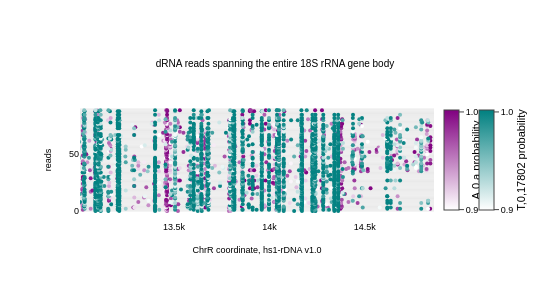

Notebook source saved alongside this figure:
### Code cell
fig = plot_read_browser.plot_read_browser(
    mod_file_name=rrna_extract,
    region = f"chrR:{12996+10}-{14864-00}",
    # motifs=["HRT,2,17802","DRACH,2,a"],
    motifs = ["A,0,a","T,0,17802"],
    sort_by="read_end",
    thresh=0.9,
    width=0.5,
    span_full_window=True,
    # size=2,
    colorscales={
        "GTTC,2,17802":["white","teal"],
        "TSTAG,2,17802":["white","green"],
        "DRACH,2,a":["white","purple"],
        "T,0,17802":["white","teal"],
        "A,0,a":["white","purple"],
        },
)
fig.update_layout(
    width=550,# these values are in pixels
    height=300,    
    title={
        'text': "dRNA reads spanning the entire 18S rRNA gene body",
        'x': 0.5,
        'xanchor': 'center',
        'y': 0.8,  # Adjust the vertical position of the title
        'yanchor': 'top',
        'pad': {'b': 10},
        'font': dict(family='Arial', color='black', size=10)
    },
    xaxis_title={
        'text': 'ChrR coordinate, hs1-rDNA v1.0',
        'font': dict(family='Arial', color='black', size=9)
    },
    yaxis_title={
        'text': 'reads',
        'font': dict(family='Arial', color='black', size=9)
    },
    font=dict(family='Arial', color='black', size=9),
    legend_font=dict(family='Arial', color='black', size=9)
)
fig.write_image(figure_dir / "18SRNA_spanning_read_browser.svg", format="svg")
display(fig)

### Figure 1 — Plotly figure (JSON) as saved in the notebook; plotly's stock layout.template omitted (floating-point values rounded to 4 significant figures; data arrays with more than 128 entries replaced by an {"elided": "..."} marker saying what was removed)
{"data": [{"hoverinfo": "text", "hovertext": "733fd2fd-cd11-4f4f-8c55-7df9285bd9d6", "line": {"color": "lightgrey", "width": 0.5}, "mode": "lines", "showlegend": false, "type": "scatter", "x": [9771, 42046], "y": [90, 90]}, {"hoverinfo": "text", "hovertext": "7b3ee1b6-8361-4d0d-afe8-2aab39971945", "line": {"color": "lightgrey", "width": 0.5}, "mode": "lines", "showlegend": false, "type": "scatter", "x": [10460, 31098], "y": [89, 89]}, {"hoverinfo": "text", "hovertext": "b20cfcba-5579-476d-914a-aef8d15899b4", "line": {"color": "lightgrey", "width": 0.5}, "mode": "lines", "showlegend": false, "type": "scatter", "x": [9782, 27158], "y": [88, 88]}, {"hoverinfo": "text", "hovertext": "58a0835e-b8ae-432a-89d4-cc496ea4a49f", "line": {"color": "lightgrey", "width": 0.5}, "mode": "lines", "showlegend": false, "type": "scatter", "x": [9781, 27133], "y": [87, 87]}, {"hoverinfo": "text", "hovertext": "fc382097-4705-4ffc-a7a1-a7aaaaa81e7e", "line": {"color": "lightgrey", "width": 0.5}, "mode": "lines", "showlegend": false, "type": "scatter", "x": [2133, 19023], "y": [83, 83]}, {"hoverinfo": "text", "hovertext": "41830d3c-ebfa-4373-8f19-0eac95a2d563", "line": {"color": "lightgrey", "width": 0.5}, "mode": "lines", "showlegend": false, "type": "scatter", "x": [9772, 22657], "y": [84, 84]}, {"hoverinfo": "text", "hovertext": "3a346169-add0-4a11-86e2-dfcf3e6a5776", "line": {"color": "lightgrey", "width": 0.5}, "mode": "lines", "showlegend": false, "type": "scatter", "x": [10900, 23431], "y": [86, 86]}, {"hoverinfo": "text", "hovertext": "0ea28688-0bab-40f0-a82e-4e1c4d8f1f05", "line": {"color": "lightgrey", "width": 0.5}, "mode": "lines", "showlegend": false, "type": "scatter", "x": [11440, 22708], "y": [85, 85]}, {"hoverinfo": "text", "hovertext": "fc26ba37-82ba-4592-ae86-148895f2185d", "line": {"color": "lightgrey", "width": 0.5}, "mode": "lines", "showlegend": false, "type": "scatter", "x": [9778, 16758], "y": [81, 81]}, {"hoverinfo": "text", "hovertext": "02488542-919c-4b10-8bbe-2b5257013930", "line": {"color": "lightgrey", "width": 0.5}, "mode": "lines", "showlegend": false, "type": "scatter", "x": [9772, 16717], "y": [80, 80]}, {"hoverinfo": "text", "hovertext": "6f80e1c8-2fe0-4533-93dc-2efffb4c0c97", "line": {"color": "lightgrey", "width": 0.5}, "mode": "lines", "showlegend": false, "type": "scatter", "x": [9778, 16660], "y": [78, 78]}, {"hoverinfo": "text", "hovertext": "de282914-0182-48f8-bb2d-cdd890b9e8fd", "line": {"color": "lightgrey", "width": 0.5}, "mode": "lines", "showlegend": false, "type": "scatter", "x": [12483, 18674], "y": [82, 82]}, {"hoverinfo": "text", "hovertext": "38a6fa43-9642-4775-b3f5-59401842cb25", "line": {"color": "lightgrey", "width": 0.5}, "mode": "lines", "showlegend": false, "type": "scatter", "x": [9772, 15732], "y": [72, 72]}, {"hoverinfo": "text", "hovertext": "14301596-2de1-4007-9c37-96f4723e78bf", "line": {"color": "lightgrey", "width": 0.5}, "mode": "lines", "showlegend": false, "type": "scatter", "x": [9777, 15731], "y": [71, 71]}, {"hoverinfo": "text", "hovertext": "1666bc45-7191-451b-b46a-a3473bffd098", "line": {"color": "lightgrey", "width": 0.5}, "mode": "lines", "showlegend": false, "type": "scatter", "x": [9781, 15734], "y": [74, 74]}, {"hoverinfo": "text", "hovertext": "8647e2e1-c826-43bd-952d-0b0a9b006f6f", "line": {"color": "lightgrey", "width": 0.5}, "mode": "lines", "showlegend": false, "type": "scatter", "x": [9779, 15717], "y": [69, 69]}, {"hoverinfo": "text", "hovertext": "1c2c6b52-3909-42a1-94cd-6fa177cd66ae", "line": {"color": "lightgrey", "width": 0.5}, "mode": "lines", "showlegend": false, "type": "scatter", "x": [9804, 15671], "y": [59, 59]}, {"hoverinfo": "text", "hovertext": "214a4eae-dd17-494e-9133-f06679f23e56", "line": {"color": "lightgrey", "width": 0.5}, "mode": "lines", "showlegend": false, "type": "scatter", "x": [9778, 15565], "y": [44, 44]}, {"hoverinfo": "text", "hovertext": "a75958a8-77e0-4dc5-8040-e952f2e6777a", "line": {"color": "lightgrey", "width": 0.5}, "mode": "lines", "showlegend": false, "type": "scatter", "x": [9773, 15531], "y": [36, 36]}, {"hoverinfo": "text", "hovertext": "33f6b30c-9ede-4742-8d22-e1f5eb37d76d", "line": {"color": "lightgrey", "width": 0.5}, "mode": "lines", "showlegend": false, "type": "scatter", "x": [10889, 16365], "y": [77, 77]}, {"hoverinfo": "text", "hovertext": "403059f8-7d65-4620-9cf6-158afc98b86f", "line": {"color": "lightgrey", "width": 0.5}, "mode": "lines", "showlegend": false, "type": "scatter", "x": [11019, 16061], "y": [76, 76]}, {"hoverinfo": "text", "hovertext": "435cc1fc-3437-4a34-9569-8cc15bd9664a", "line": {"color": "lightgrey", "width": 0.5}, "mode": "lines", "showlegend": false, "type": "scatter", "x": [11274, 15571], "y": [46, 46]}, {"hoverinfo": "text", "hovertext": "7140798f-5bed-4e27-a5d5-3ad61b0059f8", "line": {"color": "lightgrey", "width": 0.5}, "mode": "lines", "showlegend": false, "type": "scatter", "x": [12535, 16684], "y": [79, 79]}, {"hoverinfo": "text", "hovertext": "ae6f87f9-d86f-4334-bb37-33341b981685", "line": {"color": "lightgrey", "width": 0.5}, "mode": "lines", "showlegend": false, "type": "scatter", "x": [11619, 15630], "y": [49, 49]}, {"hoverinfo": "text", "hovertext": "c0b2fb73-fb76-4c21-b2a3-bf8fe9f3c968", "line": {"color": "lightgrey", "width": 0.5}, "mode": "lines", "showlegend": false, "type": "scatter", "x": [12261, 15650], "y": [52, 52]}, {"hoverinfo": "text", "hovertext": "07a55a31-9411-4a7e-9032-40ff710cf438", "line": {"color": "lightgrey", "width": 0.5}, "mode": "lines", "showlegend": false, "type": "scatter", "x": [12555, 15682], "y": [63, 63]}, {"hoverinfo": "text", "hovertext": "c1b44a8b-4f74-4ee8-844b-dc4aaa944590", "line": {"color": "lightgrey", "width": 0.5}, "mode": "lines", "showlegend": false, "type": "scatter", "x": [12008, 15107], "y": [20, 20]}, {"hoverinfo": "text", "hovertext": "39b07bd0-c18f-4c0d-899e-6a56e76fc54d", "line": {"color": "lightgrey", "width": 0.5}, "mode": "lines", "showlegend": false, "type": "scatter", "x": [12182, 15228], "y": [27, 27]}, {"hoverinfo": "text", "hovertext": "798a2948-fde6-4538-ae79-07cf1454d511", "line": {"color": "lightgrey", "width": 0.5}, "mode": "lines", "showlegend": false, "type": "scatter", "x": [12751, 15714], "y": [67, 67]}, {"hoverinfo": "text", "hovertext": "429f0d74-2ff9-4b30-b573-bc0833eafe8c", "line": {"color": "lightgrey", "width": 0.5}, "mode": "lines", "showlegend": false, "type": "scatter", "x": [13005, 15740], "y": [75, 75]}, {"hoverinfo": "text", "hovertext": "b8d02f84-0e9b-4291-a4b7-3123a0571d2f", "line": {"color": "lightgrey", "width": 0.5}, "mode": "lines", "showlegend": false, "type": "scatter", "x": [13006, 15733], "y": [73, 73]}, {"hoverinfo": "text", "hovertext": "4755d72c-7b17-4f47-a276-fdda314fae84", "line": {"color": "lightgrey", "width": 0.5}, "mode": "lines", "showlegend": false, "type": "scatter", "x": [13000, 15725], "y": [70, 70]}, {"hoverinfo": "text", "hovertext": "148c4805-3674-4b5d-8378-6816bec30c67", "line": {"color": "lightgrey", "width": 0.5}, "mode": "lines", "showlegend": false, "type": "scatter", "x": [13004, 15715], "y": [68, 68]}, {"hoverinfo": "text", "hovertext": "fd33eb6d-68d9-427f-adb3-f9a5e0d847f8", "line": {"color": "lightgrey", "width": 0.5}, "mode": "lines", "showlegend": false, "type": "scatter", "x": [13004, 15712], "y": [66, 66]}, {"hoverinfo": "text", "hovertext": "5899fe58-607a-4e32-8206-7ea92a53baca", "line": {"color": "lightgrey", "width": 0.5}, "mode": "lines", "showlegend": false, "type": "scatter", "x": [13004, 15708], "y": [65, 65]}, {"hoverinfo": "text", "hovertext": "fa406506-4b53-4158-a768-c3a0105684d2", "line": {"color": "lightgrey", "width": 0.5}, "mode": "lines", "showlegend": false, "type": "scatter", "x": [13001, 15689], "y": [64, 64]}, {"hoverinfo": "text", "hovertext": "6afb37f7-b3a4-46b4-88d1-7d27128f75e8", "line": {"color": "lightgrey", "width": 0.5}, "mode": "lines", "showlegend": false, "type": "scatter", "x": [13000, 15675], "y": [61, 61]}, {"hoverinfo": "text", "hovertext": "37f8983a-440d-4989-a487-6eb150e78027", "line": {"color": "lightgrey", "width": 0.5}, "mode": "lines", "showlegend": false, "type": "scatter", "x": [13004, 15677], "y": [62, 62]}, {"hoverinfo": "text", "hovertext": "77b9c115-3865-4fb7-b8b2-d116058d9ce5", "line": {"color": "lightgrey", "width": 0.5}, "mode": "lines", "showlegend": false, "type": "scatter", "x": [13000, 15671], "y": [60, 60]}, {"hoverinfo": "text", "hovertext": "c761a482-0509-48be-958a-a23a9723b0eb", "line": {"color": "lightgrey", "width": 0.5}, "mode": "lines", "showlegend": false, "type": "scatter", "x": [13004, 15666], "y": [58, 58]}, {"hoverinfo": "text", "hovertext": "2d0a8c9c-c255-4f41-9920-357a507523c0", "line": {"color": "lightgrey", "width": 0.5}, "mode": "lines", "showlegend": false, "type": "scatter", "x": [13004, 15665], "y": [57, 57]}, {"hoverinfo": "text", "hovertext": "14a490fd-9a7e-4589-b496-e2fd7f86d3ca", "line": {"color": "lightgrey", "width": 0.5}, "mode": "lines", "showlegend": false, "type": "scatter", "x": [13000, 15660], "y": [55, 55]}, {"hoverinfo": "text", "hovertext": "1380d09f-6cbd-4906-b7b8-4e715315131e", "line": {"color": "lightgrey", "width": 0.5}, "mode": "lines", "showlegend": false, "type": "scatter", "x": [13005, 15663], "y": [56, 56]}, {"hoverinfo": "text", "hovertext": "81f16b2d-fdb1-479b-9e90-d9b1e668f654", "line": {"color": "lightgrey", "width": 0.5}, "mode": "lines", "showlegend": false, "type": "scatter", "x": [13001, 15653], "y": [54, 54]}, {"hoverinfo": "text", "hovertext": "57c6e980-4373-4c29-baa3-9c2baec1e7c8", "line": {"color": "lightgrey", "width": 0.5}, "mode": "lines", "showlegend": false, "type": "scatter", "x": [13006, 15652], "y": [53, 53]}, {"hoverinfo": "text", "hovertext": "220ff1cc-496d-4dd2-9da9-fa0b1b4e9917", "line": {"color": "lightgrey", "width": 0.5}, "mode": "lines", "showlegend": false, "type": "scatter", "x": [13006, 15645], "y": [51, 51]}, {"hoverinfo": "text", "hovertext": "7e1111a0-ff7f-4abf-bf49-d496400a38da", "line": {"color": "lightgrey", "width": 0.5}, "mode": "lines", "showlegend": false, "type": "scatter", "x": [13005, 15638], "y": [50, 50]}, {"hoverinfo": "text", "hovertext": "5b5f0c4d-c9d8-499e-9097-e8defa6ebaaf", "line": {"color": "lightgrey", "width": 0.5}, "mode": "lines", "showlegend": false, "type": "scatter", "x": [13003, 15593], "y": [48, 48]}, {"hoverinfo": "text", "hovertext": "23e433dd-7671-4a00-8ce4-c01b16387f38", "line": {"color": "lightgrey", "width": 0.5}, "mode": "lines", "showlegend": false, "type": "scatter", "x": [13000, 15572], "y": [47, 47]}, {"hoverinfo": "text", "hovertext": "599d7c7e-09c8-4dec-9eaa-2aee2fefeb85", "line": {"color": "lightgrey", "width": 0.5}, "mode": "lines", "showlegend": false, "type": "scatter", "x": [12997, 15563], "y": [43, 43]}, {"hoverinfo": "text", "hovertext": "728f8b1e-02a6-4222-aabd-0ec520d4f360", "line": {"color": "lightgrey", "width": 0.5}, "mode": "lines", "showlegend": false, "type": "scatter", "x": [13005, 15567], "y": [45, 45]}, {"hoverinfo": "text", "hovertext": "9a08f083-5879-4b7d-9c21-3e055159fe9a", "line": {"color": "lightgrey", "width": 0.5}, "mode": "lines", "showlegend": false, "type": "scatter", "x": [13002, 15559], "y": [41, 41]}, {"hoverinfo": "text", "hovertext": "bc3f215c-56a5-4828-94a4-eb34acc7ed2f", "line": {"color": "lightgrey", "width": 0.5}, "mode": "lines", "showlegend": false, "type": "scatter", "x": [13006, 15563], "y": [42, 42]}, {"hoverinfo": "text", "hovertext": "5e7a6513-1b9e-42c6-b5a0-6368d7c74a2a", "line": {"color": "lightgrey", "width": 0.5}, "mode": "lines", "showlegend": false, "type": "scatter", "x": [12999, 15556], "y": [40, 40]}, {"hoverinfo": "text", "hovertext": "aaa5e90b-7f3d-43d5-ab35-76dfd005e498", "line": {"color": "lightgrey", "width": 0.5}, "mode": "lines", "showlegend": false, "type": "scatter", "x": [13001, 15548], "y": [39, 39]}, {"hoverinfo": "text", "hovertext": "091e25b5-3607-4c19-b681-8dc76086be61", "line": {"color": "lightgrey", "width": 0.5}, "mode": "lines", "showlegend": false, "type": "scatter", "x": [13005, 15539], "y": [38, 38]}, {"hoverinfo": "text", "hovertext": "b1718033-d08a-4916-bb9e-ba441edad81e", "line": {"color": "lightgrey", "width": 0.5}, "mode": "lines", "showlegend": false, "type": "scatter", "x": [13004, 15532], "y": [37, 37]}, {"hoverinfo": "text", "hovertext": "893990de-1c58-48e4-a525-cc9c669bb486", "line": {"color": "lightgrey", "width": 0.5}, "mode": "lines", "showlegend": false, "type": "scatter", "x": [13004, 15403], "y": [35, 35]}, {"hoverinfo": "text", "hovertext": "b35ddb83-75a3-42df-9375-24257cb2a786", "line": {"color": "lightgrey", "width": 0.5}, "mode": "lines", "showlegend": false, "type": "scatter", "x": [13004, 15398], "y": [34, 34]}, {"hoverinfo": "text", "hovertext": "42b4e0f9-4b50-42ba-b321-ad3a6d04b64a", "line": {"color": "lightgrey", "width": 0.5}, "mode": "lines", "showlegend": false, "type": "scatter", "x": [13004, 15395], "y": [33, 33]}, {"hoverinfo": "text", "hovertext": "37517921-a692-401d-889c-798bc621646e", "line": {"color": "lightgrey", "width": 0.5}, "mode": "lines", "showlegend": false, "type": "scatter", "x": [13006, 15360], "y": [32, 32]}, {"hoverinfo": "text", "hovertext": "4bba6266-aab3-48c1-81f9-9d23fd5eab54", "line": {"color": "lightgrey", "width": 0.5}, "mode": "lines", "showlegend": false, "type": "scatter", "x": [13005, 15337], "y": [31, 31]}, {"hoverinfo": "text", "hovertext": "01c60f73-0aaf-4a84-b2eb-bd7394798a8e", "line": {"color": "lightgrey", "width": 0.5}, "mode": "lines", "showlegend": false, "type": "scatter", "x": [13002, 15282], "y": [29, 29]}, {"hoverinfo": "text", "hovertext": "19f404f3-990d-4121-a098-0695e085ef8e", "line": {"color": "lightgrey", "width": 0.5}, "mode": "lines", "showlegend": false, "type": "scatter", "x": [13004, 15283], "y": [30, 30]}, {"hoverinfo": "text", "hovertext": "b425e045-f925-4378-a54b-5162d9ddd0aa", "line": {"color": "lightgrey", "width": 0.5}, "mode": "lines", "showlegend": false, "type": "scatter", "x": [13005, 15252], "y": [28, 28]}, {"hoverinfo": "text", "hovertext": "b1f0c346-b466-4978-8a46-b506739b6a7e", "line": {"color": "lightgrey", "width": 0.5}, "mode": "lines", "showlegend": false, "type": "scatter", "x": [13005, 15192], "y": [26, 26]}, {"hoverinfo": "text", "hovertext": "18521ee9-917c-4daf-bd92-4a01e8219a93", "line": {"color": "lightgrey", "width": 0.5}, "mode": "lines", "showlegend": false, "type": "scatter", "x": [13006, 15144], "y": [25, 25]}, {"hoverinfo": "text", "hovertext": "013db762-8d1f-41ea-8604-89572869b7f8", "line": {"color": "lightgrey", "width": 0.5}, "mode": "lines", "showlegend": false, "type": "scatter", "x": [13004, 15129], "y": [24, 24]}, {"hoverinfo": "text", "hovertext": "be25f175-e41c-4da3-a4d1-1d0bddeb86a4", "line": {"color": "lightgrey", "width": 0.5}, "mode": "lines", "showlegend": false, "type": "scatter", "x": [13006, 15129], "y": [23, 23]}, {"hoverinfo": "text", "hovertext": "9c693fd2-0009-4b7d-89d4-68b8c729cf81", "line": {"color": "lightgrey", "width": 0.5}, "mode": "lines", "showlegend": false, "type": "scatter", "x": [13004, 15122], "y": [22, 22]}, {"hoverinfo": "text", "hovertext": "96faddab-c416-40fe-ab56-47a090a37dae", "line": {"color": "lightgrey", "width": 0.5}, "mode": "lines", "showlegend": false, "type": "scatter", "x": [13003, 15115], "y": [21, 21]}, {"hoverinfo": "text", "hovertext": "755b01fd-1f43-4b8d-a84d-f7a11262f3e1", "line": {"color": "lightgrey", "width": 0.5}, "mode": "lines", "showlegend": false, "type": "scatter", "x": [13004, 15082], "y": [19, 19]}, {"hoverinfo": "text", "hovertext": "d26fcece-8fb3-4f3c-a6d2-25241f98e5ea", "line": {"color": "lightgrey", "width": 0.5}, "mode": "lines", "showlegend": false, "type": "scatter", "x": [13005, 15081], "y": [18, 18]}, {"hoverinfo": "text", "hovertext": "4abb85ec-b7df-4ff6-8e60-276a2fd11e5f", "line": {"color": "lightgrey", "width": 0.5}, "mode": "lines", "showlegend": false, "type": "scatter", "x": [13004, 15070], "y": [17, 17]}, {"hoverinfo": "text", "hovertext": "5cd0880f-2d57-474f-88db-068bfe3a7653", "line": {"color": "lightgrey", "width": 0.5}, "mode": "lines", "showlegend": false, "type": "scatter", "x": [13004, 15051], "y": [16, 16]}, {"hoverinfo": "text", "hovertext": "a558a088-80bb-4074-b629-c666ad52a2f6", "line": {"color": "lightgrey", "width": 0.5}, "mode": "lines", "showlegend": false, "type": "scatter", "x": [13004, 15050], "y": [15, 15]}, {"hoverinfo": "text", "hovertext": "7e3bb22b-acb4-4cd6-af10-dca072ae44d7", "line": {"color": "lightgrey", "width": 0.5}, "mode": "lines", "showlegend": false, "type": "scatter", "x": [13004, 15039], "y": [14, 14]}, {"hoverinfo": "text", "hovertext": "7bea1be3-65b9-4884-9ccb-b81ac4c28b90", "line": {"color": "lightgrey", "width": 0.5}, "mode": "lines", "showlegend": false, "type": "scatter", "x": [13006, 14974], "y": [13, 13]}, {"hoverinfo": "text", "hovertext": "4e8e73eb-2dbf-4b71-a66d-77bae1a1daf8", "line": {"color": "lightgrey", "width": 0.5}, "mode": "lines", "showlegend": false, "type": "scatter", "x": [13003, 14946], "y": [12, 12]}, {"hoverinfo": "text", "hovertext": "db572e11-adf5-40b7-8036-9b8601a964af", "line": {"color": "lightgrey", "width": 0.5}, "mode": "lines", "showlegend": false, "type": "scatter", "x": [13003, 14945], "y": [11, 11]}, {"hoverinfo": "text", "hovertext": "800702a7-96a5-46ab-af2d-f3de5a0abc37", "line": {"color": "lightgrey", "width": 0.5}, "mode": "lines", "showlegend": false, "type": "scatter", "x": [13005, 14906], "y": [10, 10]}, {"hoverinfo": "text", "hovertext": "fa851223-dbbe-4e6f-9a79-73ed54ddfeac", "line": {"color": "lightgrey", "width": 0.5}, "mode": "lines", "showlegend": false, "type": "scatter", "x": [13006, 14902], "y": [9, 9]}, {"hoverinfo": "text", "hovertext": "04b3a042-60e1-4232-9c94-35ec9c107e0f", "line": {"color": "lightgrey", "width": 0.5}, "mode": "lines", "showlegend": false, "type": "scatter", "x": [13004, 14896], "y": [8, 8]}, {"hoverinfo": "text", "hovertext": "d5054a5c-b500-4363-b1e1-21b12eb72479", "line": {"color": "lightgrey", "width": 0.5}, "mode": "lines", "showlegend": false, "type": "scatter", "x": [13004, 14888], "y": [7, 7]}, {"hoverinfo": "text", "hovertext": "4cdda1eb-5bba-472f-80f1-3cec1d326045", "line": {"color": "lightgrey", "width": 0.5}, "mode": "lines", "showlegend": false, "type": "scatter", "x": [13005, 14888], "y": [6, 6]}, {"hoverinfo": "text", "hovertext": "26027b17-c22c-4a17-b328-705999a237e6", "line": {"color": "lightgrey", "width": 0.5}, "mode": "lines", "showlegend": false, "type": "scatter", "x": [13005, 14884], "y": [4, 4]}, {"hoverinfo": "text", "hovertext": "055294c8-3b78-4a40-ba13-9fa643a1d37d", "line": {"color": "lightgrey", "width": 0.5}, "mode": "lines", "showlegend": false, "type": "scatter", "x": [13006, 14884], "y": [5, 5]}, {"hoverinfo": "text", "hovertext": "9690b501-c31f-40d1-88fc-7b4609465cef", "line": {"color": "lightgrey", "width": 0.5}, "mode": "lines", "showlegend": false, "type": "scatter", "x": [13006, 14877], "y": [2, 2]}, {"hoverinfo": "text", "hovertext": "b21a6691-65ca-4e64-896e-2be0e9d6580b", "line": {"color": "lightgrey", "width": 0.5}, "mode": "lines", "showlegend": false, "type": "scatter", "x": [13006, 14877], "y": [3, 3]}, {"hoverinfo": "text", "hovertext": "4539fbef-b3e6-4611-97b5-c2187cf7b12d", "line": {"color": "lightgrey", "width": 0.5}, "mode": "lines", "showlegend": false, "type": "scatter", "x": [13005, 14872], "y": [0, 0]}, {"hoverinfo": "text", "hovertext": "4446ea8c-86f6-4e4c-84fa-ce04706e6906", "line": {"color": "lightgrey", "width": 0.5}, "mode": "lines", "showlegend": false, "type": "scatter", "x": [13006, 14872], "y": [1, 1]}, {"customdata": {"elided": "800x2 mixed values"}, "hovertemplate": "<b>Read</b>: %{customdata[0]}<br><b>Position</b>: %{x:,}<br><b>Probability</b>: %{customdata[1]:.2f}", "marker": {"cmax": 1, "cmin": 0.9, "color": {"elided": "800 float values"}, "colorbar": {"thickness": 15, "tickmode": "array", "ticks": "outside", "ticktext": ["0.9", "1.0"], "tickvals": [0.9004, 0.998], "title": {"side": "right", "text": "A,0,a probability"}, "x": 1}, "colorscale": [[0, "white"], [1, "purple"]], "size": 4}, "mode": "markers", "showlegend": false, "type": "scatter", "x": {"elided": "800 int values"}, "y": {"elided": "800 int values"}}, {"customdata": {"elided": "2299x2 mixed values"}, "hovertemplate": "<b>Read</b>: %{customdata[0]}<br><b>Position</b>: %{x:,}<br><b>Probability</b>: %{customdata[1]:.2f}", "marker": {"cmax": 1, "cmin": 0.9, "color": {"elided": "2299 float values"}, "colorbar": {"thickness": 15, "tickmode": "array", "ticks": "outside", "ticktext": ["0.9", "1.0"], "tickvals": [0.9004, 0.998], "title": {"side": "right", "text": "T,0,17802 probability"}, "x": 1.1}, "colorscale": [[0, "white"], [1, "teal"]], "size": 4}, "mode": "markers", "showlegend": false, "type": "scatter", "x": {"elided": "2299 int values"}, "y": {"elided": "2299 int values"}}], "layout": {"barmode": "overlay", "font": {"color": "black", "family": "Arial", "size": 9}, "height": 300, "hovermode": "closest", "legend": {"font": {"color": "black", "family": "Arial", "size": 9}}, "plot_bgcolor": "rgba(0,0,0,0)", "title": {"font": {"color": "black", "family": "Arial", "size": 10}, "pad": {"b": 10}, "text": "dRNA reads spanning the entire 18S rRNA gene body", "x": 0.5, "xanchor": "center", "y": 0.8, "yanchor": "top"}, "width": 550, "xaxis": {"range": [13006, 14864], "title": {"font": {"color": "black", "family": "Arial", "size": 9}, "text": "ChrR coordinate, hs1-rDNA v1.0"}}, "yaxis": {"title": {"font": {"color": "black", "family": "Arial", "size": 9}, "text": "reads"}}}}
